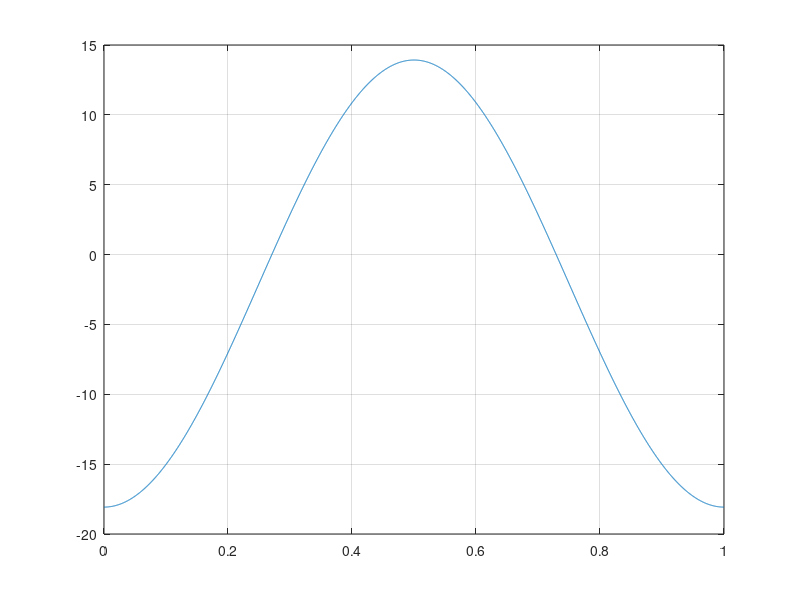

This chart was generated by the following MATLAB code: (Note: this script raises an error after producing the figure.)
a = -16;
b = -5;
DT = 0.0075*390;

tt = 0:8600:(365*86400);

figure
plot(tt/86400/365, a*cos(2*pi*tt/86400/365) + b + DT)
grid()

tstar1 = acos( (b + DT)/a)/2/pi;
tstar2 = acos(-(b + DT)/a)/2/pi;
xline(tstar1, 'r')
xline(tstar2, 'b')

